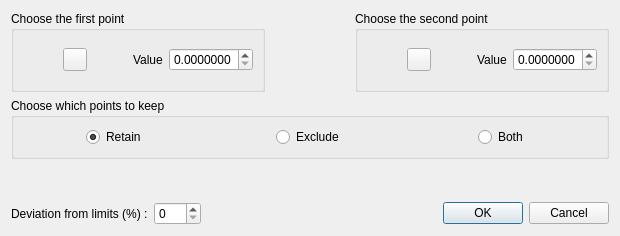
<?xml version="1.0" encoding="UTF-8"?>
<ui version="4.0">
 <class>ScalarDialog</class>
 <widget class="QDialog" name="ScalarDialog">
  <property name="geometry">
   <rect>
    <x>0</x>
    <y>0</y>
    <width>620</width>
    <height>236</height>
   </rect>
  </property>
  <property name="sizePolicy">
   <sizepolicy hsizetype="Fixed" vsizetype="Fixed">
    <horstretch>0</horstretch>
    <verstretch>0</verstretch>
   </sizepolicy>
  </property>
  <property name="windowTitle">
   <string>Scalar color setting</string>
  </property>
  <layout class="QVBoxLayout" name="verticalLayout">
   <item>
    <layout class="QHBoxLayout" name="horizontalLayout">
     <item>
      <widget class="QGroupBox" name="centerGroupBox">
       <property name="sizePolicy">
        <sizepolicy hsizetype="Preferred" vsizetype="Maximum">
         <horstretch>0</horstretch>
         <verstretch>0</verstretch>
        </sizepolicy>
       </property>
       <property name="title">
        <string>Choose the first point</string>
       </property>
       <property name="flat">
        <bool>true</bool>
       </property>
       <layout class="QGridLayout" name="gridLayout_3">
        <item row="0" column="4">
         <spacer name="verticalSpacer_3">
          <property name="orientation">
           <enum>Qt::Vertical</enum>
          </property>
          <property name="sizeType">
           <enum>QSizePolicy::Expanding</enum>
          </property>
          <property name="sizeHint" stdset="0">
           <size>
            <width>20</width>
            <height>10</height>
           </size>
          </property>
         </spacer>
        </item>
        <item row="1" column="0">
         <spacer name="horizontalSpacer_4">
          <property name="orientation">
           <enum>Qt::Horizontal</enum>
          </property>
          <property name="sizeHint" stdset="0">
           <size>
            <width>40</width>
            <height>20</height>
           </size>
          </property>
         </spacer>
        </item>
        <item row="1" column="2">
         <spacer name="horizontalSpacer_3">
          <property name="orientation">
           <enum>Qt::Horizontal</enum>
          </property>
          <property name="sizeHint" stdset="0">
           <size>
            <width>40</width>
            <height>20</height>
           </size>
          </property>
         </spacer>
        </item>
        <item row="1" column="4">
         <widget class="QDoubleSpinBox" name="first">
          <property name="decimals">
           <number>7</number>
          </property>
          <property name="minimum">
           <double>0.000000000000000</double>
          </property>
          <property name="maximum">
           <double>1.000000000000000</double>
          </property>
          <property name="singleStep">
           <double>0.010000000000000</double>
          </property>
         </widget>
        </item>
        <item row="1" column="1">
         <widget class="QToolButton" name="pointPickingButton_first">
          <property name="toolTip">
           <string>Pick the plane center (click again to cancel)</string>
          </property>
          <property name="icon">
           <iconset resource="../../../../qCC/icons.qrc">
            <normaloff>:/CC/images/ccPointPicking.png</normaloff>:/CC/images/ccPointPicking.png</iconset>
          </property>
          <property name="checkable">
           <bool>true</bool>
          </property>
         </widget>
        </item>
        <item row="2" column="4">
         <spacer name="verticalSpacer_7">
          <property name="orientation">
           <enum>Qt::Vertical</enum>
          </property>
          <property name="sizeType">
           <enum>QSizePolicy::Expanding</enum>
          </property>
          <property name="sizeHint" stdset="0">
           <size>
            <width>20</width>
            <height>10</height>
           </size>
          </property>
         </spacer>
        </item>
        <item row="1" column="3">
         <widget class="QLabel" name="label">
          <property name="text">
           <string>Value</string>
          </property>
         </widget>
        </item>
       </layout>
      </widget>
     </item>
     <item>
      <spacer name="horizontalSpacer_5">
       <property name="orientation">
        <enum>Qt::Horizontal</enum>
       </property>
       <property name="sizeHint" stdset="0">
        <size>
         <width>20</width>
         <height>20</height>
        </size>
       </property>
      </spacer>
     </item>
     <item>
      <widget class="QGroupBox" name="centerGroupBox_2">
       <property name="sizePolicy">
        <sizepolicy hsizetype="Preferred" vsizetype="Maximum">
         <horstretch>0</horstretch>
         <verstretch>0</verstretch>
        </sizepolicy>
       </property>
       <property name="title">
        <string>Choose the second point </string>
       </property>
       <property name="flat">
        <bool>true</bool>
       </property>
       <layout class="QGridLayout" name="gridLayout_4">
        <item row="2" column="4">
         <spacer name="verticalSpacer_8">
          <property name="orientation">
           <enum>Qt::Vertical</enum>
          </property>
          <property name="sizeType">
           <enum>QSizePolicy::Expanding</enum>
          </property>
          <property name="sizeHint" stdset="0">
           <size>
            <width>20</width>
            <height>10</height>
           </size>
          </property>
         </spacer>
        </item>
        <item row="1" column="1">
         <widget class="QToolButton" name="pointPickingButton_second">
          <property name="toolTip">
           <string>Pick the plane center (click again to cancel)</string>
          </property>
          <property name="icon">
           <iconset resource="../../../../qCC/icons.qrc">
            <normaloff>:/CC/images/ccPointPicking.png</normaloff>:/CC/images/ccPointPicking.png</iconset>
          </property>
          <property name="checkable">
           <bool>true</bool>
          </property>
         </widget>
        </item>
        <item row="0" column="4">
         <spacer name="verticalSpacer_5">
          <property name="orientation">
           <enum>Qt::Vertical</enum>
          </property>
          <property name="sizeType">
           <enum>QSizePolicy::Expanding</enum>
          </property>
          <property name="sizeHint" stdset="0">
           <size>
            <width>20</width>
            <height>10</height>
           </size>
          </property>
         </spacer>
        </item>
        <item row="1" column="4">
         <widget class="QDoubleSpinBox" name="second">
          <property name="decimals">
           <number>7</number>
          </property>
          <property name="minimum">
           <double>0.000000000000000</double>
          </property>
          <property name="maximum">
           <double>1.000000000000000</double>
          </property>
          <property name="singleStep">
           <double>0.010000000000000</double>
          </property>
         </widget>
        </item>
        <item row="1" column="2">
         <spacer name="horizontalSpacer_6">
          <property name="orientation">
           <enum>Qt::Horizontal</enum>
          </property>
          <property name="sizeHint" stdset="0">
           <size>
            <width>40</width>
            <height>20</height>
           </size>
          </property>
         </spacer>
        </item>
        <item row="1" column="0">
         <spacer name="horizontalSpacer_7">
          <property name="orientation">
           <enum>Qt::Horizontal</enum>
          </property>
          <property name="sizeHint" stdset="0">
           <size>
            <width>40</width>
            <height>20</height>
           </size>
          </property>
         </spacer>
        </item>
        <item row="1" column="3">
         <widget class="QLabel" name="label_2">
          <property name="text">
           <string>Value</string>
          </property>
         </widget>
        </item>
       </layout>
      </widget>
     </item>
    </layout>
   </item>
   <item>
    <widget class="QGroupBox" name="horizontalGroupBox">
     <property name="sizePolicy">
      <sizepolicy hsizetype="Preferred" vsizetype="Maximum">
       <horstretch>0</horstretch>
       <verstretch>0</verstretch>
      </sizepolicy>
     </property>
     <property name="title">
      <string>Choose which points to keep </string>
     </property>
     <layout class="QHBoxLayout" name="horizontalLayout_2">
      <item alignment="Qt::AlignHCenter">
       <widget class="QRadioButton" name="retain">
        <property name="text">
         <string>Retain</string>
        </property>
        <property name="checked">
         <bool>true</bool>
        </property>
       </widget>
      </item>
      <item alignment="Qt::AlignHCenter">
       <widget class="QRadioButton" name="exclude">
        <property name="text">
         <string>Exclude</string>
        </property>
       </widget>
      </item>
      <item alignment="Qt::AlignHCenter">
       <widget class="QRadioButton" name="both">
        <property name="text">
         <string>Both</string>
        </property>
       </widget>
      </item>
     </layout>
    </widget>
   </item>
   <item>
    <spacer name="verticalSpacer">
     <property name="orientation">
      <enum>Qt::Vertical</enum>
     </property>
     <property name="sizeHint" stdset="0">
      <size>
       <width>20</width>
       <height>40</height>
      </size>
     </property>
    </spacer>
   </item>
   <item>
    <widget class="QFrame" name="">
     <layout class="QHBoxLayout" name="horizontalLayout_bottom">
      <property name="leftMargin">
       <number>0</number>
      </property>
      <property name="topMargin">
       <number>0</number>
      </property>
      <property name="rightMargin">
       <number>0</number>
      </property>
      <property name="bottomMargin">
       <number>0</number>
      </property>
      <item>
       <widget class="QLabel" name="margin_label">
        <property name="text">
         <string>Deviation from limits (%) :</string>
        </property>
       </widget>
      </item>
      <item>
       <widget class="QSpinBox" name="margin">
        <property name="maximum">
         <number>100</number>
        </property>
       </widget>
      </item>
      <item>
       <spacer name="horizontalSpacer_2">
        <property name="orientation">
         <enum>Qt::Horizontal</enum>
        </property>
        <property name="sizeHint" stdset="0">
         <size>
          <width>40</width>
          <height>20</height>
         </size>
        </property>
       </spacer>
      </item>
      <item>
       <widget class="QDialogButtonBox" name="buttonBox">
        <property name="orientation">
         <enum>Qt::Horizontal</enum>
        </property>
        <property name="standardButtons">
         <set>QDialogButtonBox::Cancel|QDialogButtonBox::Ok</set>
        </property>
       </widget>
      </item>
     </layout>
    </widget>
   </item>
  </layout>
 </widget>
 <resources>
  <include location="../../../../qCC/icons.qrc"/>
 </resources>
 <connections/>
</ui>
